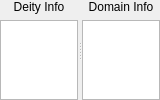
              <widget class="QWidget" name="scrlAreaDomainsInfo">
               <property name="geometry">
                <rect>
                 <x>0</x>
                 <y>0</y>
                 <width>160</width>
                 <height>100</height>
                </rect>
               </property>
               <layout class="QVBoxLayout" name="verticalLayout_24">
                <property name="spacing">
                 <number>0</number>
                </property>
                <property name="leftMargin">
                 <number>0</number>
                </property>
                <property name="topMargin">
                 <number>0</number>
                </property>
                <property name="rightMargin">
                 <number>0</number>
                </property>
                <property name="bottomMargin">
                 <number>0</number>
                </property>
                <item>
                 <widget class="QSplitter" name="spltDomainsBottom">
                  <property name="orientation">
                   <enum>Qt::Horizontal</enum>
                  </property>
                  <widget class="QWidget" name="verticalLayoutWidget_13">
                   <layout class="QGridLayout" name="grdlDeityInfo">
                    <item row="1" column="0">
                     <widget class="QTextBrowser" name="txtDomainsDeityInfo"/>
                    </item>
                    <item row="0" column="0">
                     <widget class="QLabel" name="lblDomainsDeityInfo">
                      <property name="text">
                       <string>Deity Info</string>
                      </property>
                      <property name="alignment">
                       <set>Qt::AlignCenter</set>
                      </property>
                     </widget>
                    </item>
                   </layout>
                  </widget>
                  <widget class="QWidget" name="verticalLayoutWidget_14">
                   <layout class="QVBoxLayout" name="vrtlDomainInfo">
                    <item>
                     <widget class="QLabel" name="lblDomainsInfo">
                      <property name="font">
                       <font>
                        <pointsize>9</pointsize>
                       </font>
                      </property>
                      <property name="text">
                       <string>Domain Info</string>
                      </property>
                      <property name="alignment">
                       <set>Qt::AlignCenter</set>
                      </property>
                     </widget>
                    </item>
                    <item>
                     <widget class="QTextBrowser" name="txtDomainsInfo"/>
                    </item>
                   </layout>
                  </widget>
                 </widget>
                </item>
               </layout>
              </widget>
